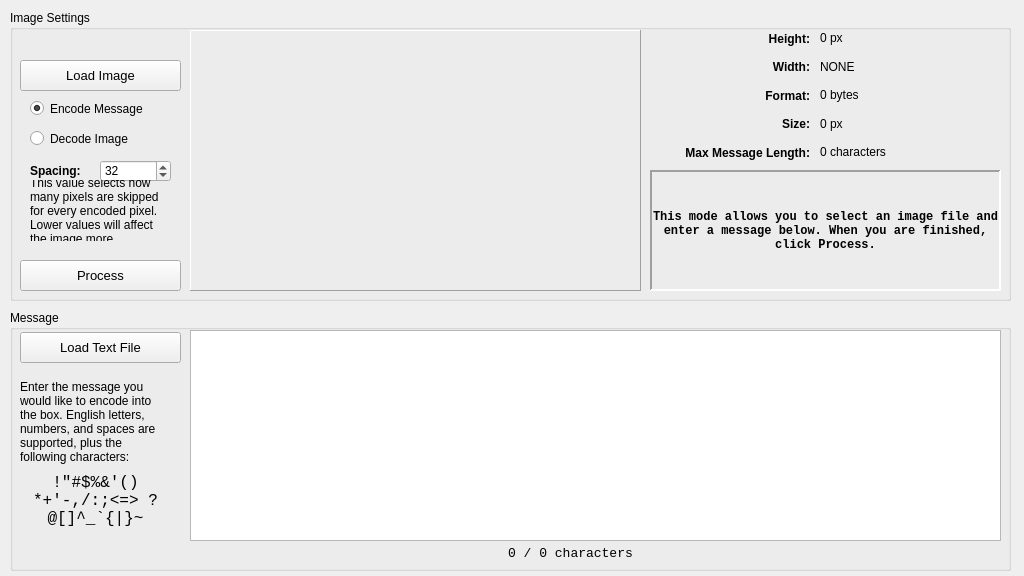
<?xml version="1.0" encoding="UTF-8"?>
<ui version="4.0">
 <class>MainWindow</class>
 <widget class="QMainWindow" name="MainWindow">
  <property name="geometry">
   <rect>
    <x>0</x>
    <y>0</y>
    <width>1024</width>
    <height>576</height>
   </rect>
  </property>
  <property name="windowTitle">
   <string>Nick's Image Steganography</string>
  </property>
  <widget class="QWidget" name="centralwidget">
   <widget class="QGroupBox" name="group_image">
    <property name="geometry">
     <rect>
      <x>10</x>
      <y>10</y>
      <width>1001</width>
      <height>291</height>
     </rect>
    </property>
    <property name="title">
     <string>Image Settings</string>
    </property>
    <widget class="QLabel" name="lbl_image">
     <property name="geometry">
      <rect>
       <x>180</x>
       <y>20</y>
       <width>451</width>
       <height>261</height>
      </rect>
     </property>
     <property name="autoFillBackground">
      <bool>false</bool>
     </property>
     <property name="frameShape">
      <enum>QFrame::Panel</enum>
     </property>
     <property name="frameShadow">
      <enum>QFrame::Raised</enum>
     </property>
     <property name="text">
      <string/>
     </property>
    </widget>
    <widget class="QLabel" name="lbl_filename">
     <property name="geometry">
      <rect>
       <x>10</x>
       <y>20</y>
       <width>161</width>
       <height>21</height>
      </rect>
     </property>
     <property name="text">
      <string>&lt;no image selected&gt;</string>
     </property>
     <property name="alignment">
      <set>Qt::AlignCenter</set>
     </property>
    </widget>
    <widget class="QPushButton" name="btn_load">
     <property name="geometry">
      <rect>
       <x>10</x>
       <y>50</y>
       <width>161</width>
       <height>31</height>
      </rect>
     </property>
     <property name="font">
      <font>
       <pointsize>10</pointsize>
      </font>
     </property>
     <property name="text">
      <string>Load Image</string>
     </property>
    </widget>
    <widget class="QLabel" name="lbl_spacing">
     <property name="geometry">
      <rect>
       <x>20</x>
       <y>150</y>
       <width>71</width>
       <height>21</height>
      </rect>
     </property>
     <property name="font">
      <font>
       <pointsize>9</pointsize>
       <weight>75</weight>
       <bold>true</bold>
      </font>
     </property>
     <property name="text">
      <string>Spacing:</string>
     </property>
    </widget>
    <widget class="QSpinBox" name="box_spacing">
     <property name="geometry">
      <rect>
       <x>90</x>
       <y>150</y>
       <width>71</width>
       <height>22</height>
      </rect>
     </property>
     <property name="toolTip">
      <string>Default: 32</string>
     </property>
     <property name="minimum">
      <number>1</number>
     </property>
     <property name="maximum">
      <number>100</number>
     </property>
     <property name="value">
      <number>32</number>
     </property>
    </widget>
    <widget class="QRadioButton" name="radio_decode">
     <property name="geometry">
      <rect>
       <x>20</x>
       <y>120</y>
       <width>151</width>
       <height>17</height>
      </rect>
     </property>
     <property name="text">
      <string>Decode Image</string>
     </property>
     <property name="checked">
      <bool>false</bool>
     </property>
    </widget>
    <widget class="QRadioButton" name="radio_encode">
     <property name="geometry">
      <rect>
       <x>20</x>
       <y>90</y>
       <width>141</width>
       <height>17</height>
      </rect>
     </property>
     <property name="text">
      <string>Encode Message</string>
     </property>
     <property name="checked">
      <bool>true</bool>
     </property>
    </widget>
    <widget class="QWidget" name="verticalLayoutWidget">
     <property name="geometry">
      <rect>
       <x>640</x>
       <y>20</y>
       <width>160</width>
       <height>131</height>
      </rect>
     </property>
     <layout class="QVBoxLayout" name="layout_labels">
      <property name="spacing">
       <number>12</number>
      </property>
      <item>
       <widget class="QLabel" name="lbl_width_2">
        <property name="font">
         <font>
          <pointsize>9</pointsize>
          <weight>75</weight>
          <bold>true</bold>
         </font>
        </property>
        <property name="text">
         <string>Height:</string>
        </property>
        <property name="alignment">
         <set>Qt::AlignRight|Qt::AlignTrailing|Qt::AlignVCenter</set>
        </property>
       </widget>
      </item>
      <item>
       <widget class="QLabel" name="lbl_width">
        <property name="font">
         <font>
          <pointsize>9</pointsize>
          <weight>75</weight>
          <bold>true</bold>
         </font>
        </property>
        <property name="text">
         <string>Width:</string>
        </property>
        <property name="alignment">
         <set>Qt::AlignRight|Qt::AlignTrailing|Qt::AlignVCenter</set>
        </property>
       </widget>
      </item>
      <item>
       <widget class="QLabel" name="lbl_format">
        <property name="font">
         <font>
          <pointsize>9</pointsize>
          <weight>75</weight>
          <bold>true</bold>
         </font>
        </property>
        <property name="text">
         <string>Format:</string>
        </property>
        <property name="alignment">
         <set>Qt::AlignRight|Qt::AlignTrailing|Qt::AlignVCenter</set>
        </property>
       </widget>
      </item>
      <item>
       <widget class="QLabel" name="lbl_size">
        <property name="font">
         <font>
          <pointsize>9</pointsize>
          <weight>75</weight>
          <bold>true</bold>
         </font>
        </property>
        <property name="text">
         <string>Size:</string>
        </property>
        <property name="alignment">
         <set>Qt::AlignRight|Qt::AlignTrailing|Qt::AlignVCenter</set>
        </property>
       </widget>
      </item>
      <item>
       <widget class="QLabel" name="lbl_max_length">
        <property name="font">
         <font>
          <pointsize>9</pointsize>
          <weight>75</weight>
          <bold>true</bold>
         </font>
        </property>
        <property name="text">
         <string>Max Message Length:</string>
        </property>
        <property name="alignment">
         <set>Qt::AlignRight|Qt::AlignTrailing|Qt::AlignVCenter</set>
        </property>
       </widget>
      </item>
     </layout>
    </widget>
    <widget class="QWidget" name="verticalLayoutWidget_2">
     <property name="geometry">
      <rect>
       <x>810</x>
       <y>20</y>
       <width>181</width>
       <height>130</height>
      </rect>
     </property>
     <layout class="QVBoxLayout" name="layout_values">
      <property name="spacing">
       <number>12</number>
      </property>
      <item>
       <widget class="QLabel" name="lbl_height_value">
        <property name="font">
         <font>
          <pointsize>9</pointsize>
         </font>
        </property>
        <property name="text">
         <string>0 px</string>
        </property>
       </widget>
      </item>
      <item>
       <widget class="QLabel" name="lbl_format_value">
        <property name="font">
         <font>
          <pointsize>9</pointsize>
         </font>
        </property>
        <property name="text">
         <string>NONE</string>
        </property>
       </widget>
      </item>
      <item>
       <widget class="QLabel" name="lbl_size_value">
        <property name="font">
         <font>
          <pointsize>9</pointsize>
         </font>
        </property>
        <property name="text">
         <string>0 bytes</string>
        </property>
       </widget>
      </item>
      <item>
       <widget class="QLabel" name="lbl_width_value">
        <property name="font">
         <font>
          <pointsize>9</pointsize>
         </font>
        </property>
        <property name="text">
         <string>0 px</string>
        </property>
       </widget>
      </item>
      <item>
       <widget class="QLabel" name="lbl_max_length_value">
        <property name="font">
         <font>
          <pointsize>9</pointsize>
         </font>
        </property>
        <property name="text">
         <string>0 characters</string>
        </property>
       </widget>
      </item>
     </layout>
    </widget>
    <widget class="QLabel" name="lbl_spacing_info">
     <property name="geometry">
      <rect>
       <x>20</x>
       <y>170</y>
       <width>141</width>
       <height>61</height>
      </rect>
     </property>
     <property name="text">
      <string>This value selects how many pixels are skipped for every encoded pixel. Lower values will affect the image more.</string>
     </property>
     <property name="wordWrap">
      <bool>true</bool>
     </property>
    </widget>
    <widget class="QLabel" name="lbl_status">
     <property name="geometry">
      <rect>
       <x>640</x>
       <y>160</y>
       <width>351</width>
       <height>121</height>
      </rect>
     </property>
     <property name="font">
      <font>
       <family>Consolas</family>
       <pointsize>9</pointsize>
       <weight>75</weight>
       <bold>true</bold>
      </font>
     </property>
     <property name="frameShape">
      <enum>QFrame::Panel</enum>
     </property>
     <property name="frameShadow">
      <enum>QFrame::Sunken</enum>
     </property>
     <property name="lineWidth">
      <number>2</number>
     </property>
     <property name="text">
      <string>This mode allows you to select an image file and enter a message below. When you are finished, click Process.</string>
     </property>
     <property name="scaledContents">
      <bool>false</bool>
     </property>
     <property name="alignment">
      <set>Qt::AlignCenter</set>
     </property>
     <property name="wordWrap">
      <bool>true</bool>
     </property>
     <property name="margin">
      <number>0</number>
     </property>
     <property name="indent">
      <number>-1</number>
     </property>
    </widget>
    <widget class="QPushButton" name="btn_process">
     <property name="geometry">
      <rect>
       <x>10</x>
       <y>250</y>
       <width>161</width>
       <height>31</height>
      </rect>
     </property>
     <property name="font">
      <font>
       <pointsize>10</pointsize>
       <weight>50</weight>
       <bold>false</bold>
      </font>
     </property>
     <property name="acceptDrops">
      <bool>false</bool>
     </property>
     <property name="autoFillBackground">
      <bool>false</bool>
     </property>
     <property name="text">
      <string>Process</string>
     </property>
    </widget>
   </widget>
   <widget class="QGroupBox" name="group_message">
    <property name="geometry">
     <rect>
      <x>10</x>
      <y>310</y>
      <width>1001</width>
      <height>261</height>
     </rect>
    </property>
    <property name="title">
     <string>Message</string>
    </property>
    <widget class="QTextEdit" name="text_message">
     <property name="geometry">
      <rect>
       <x>180</x>
       <y>20</y>
       <width>811</width>
       <height>211</height>
      </rect>
     </property>
     <property name="font">
      <font>
       <family>Consolas</family>
       <pointsize>9</pointsize>
      </font>
     </property>
    </widget>
    <widget class="QPushButton" name="btn_load_text_file">
     <property name="geometry">
      <rect>
       <x>10</x>
       <y>22</y>
       <width>161</width>
       <height>31</height>
      </rect>
     </property>
     <property name="font">
      <font>
       <pointsize>10</pointsize>
      </font>
     </property>
     <property name="text">
      <string>Load Text File</string>
     </property>
    </widget>
    <widget class="QLabel" name="lbl_num_characters">
     <property name="geometry">
      <rect>
       <x>135</x>
       <y>233</y>
       <width>851</width>
       <height>20</height>
      </rect>
     </property>
     <property name="font">
      <font>
       <family>Consolas</family>
       <pointsize>10</pointsize>
      </font>
     </property>
     <property name="text">
      <string>0 / 0 characters</string>
     </property>
     <property name="alignment">
      <set>Qt::AlignCenter</set>
     </property>
    </widget>
    <widget class="QLabel" name="lbl_message_info">
     <property name="geometry">
      <rect>
       <x>10</x>
       <y>70</y>
       <width>151</width>
       <height>91</height>
      </rect>
     </property>
     <property name="text">
      <string>Enter the message you would like to encode into the box. English letters, numbers, and spaces are supported, plus the following characters:                </string>
     </property>
     <property name="alignment">
      <set>Qt::AlignLeading|Qt::AlignLeft|Qt::AlignTop</set>
     </property>
     <property name="wordWrap">
      <bool>true</bool>
     </property>
    </widget>
    <widget class="QLabel" name="lbl_allowed_symbols">
     <property name="geometry">
      <rect>
       <x>10</x>
       <y>150</y>
       <width>151</width>
       <height>81</height>
      </rect>
     </property>
     <property name="font">
      <font>
       <family>Consolas</family>
       <pointsize>12</pointsize>
      </font>
     </property>
     <property name="text">
      <string>!&quot;#$%&amp;'()              *+'-,/:;&lt;=&gt;         ?@[]^_`{|}~</string>
     </property>
     <property name="alignment">
      <set>Qt::AlignCenter</set>
     </property>
     <property name="wordWrap">
      <bool>true</bool>
     </property>
    </widget>
   </widget>
  </widget>
 </widget>
 <resources/>
 <connections/>
</ui>
